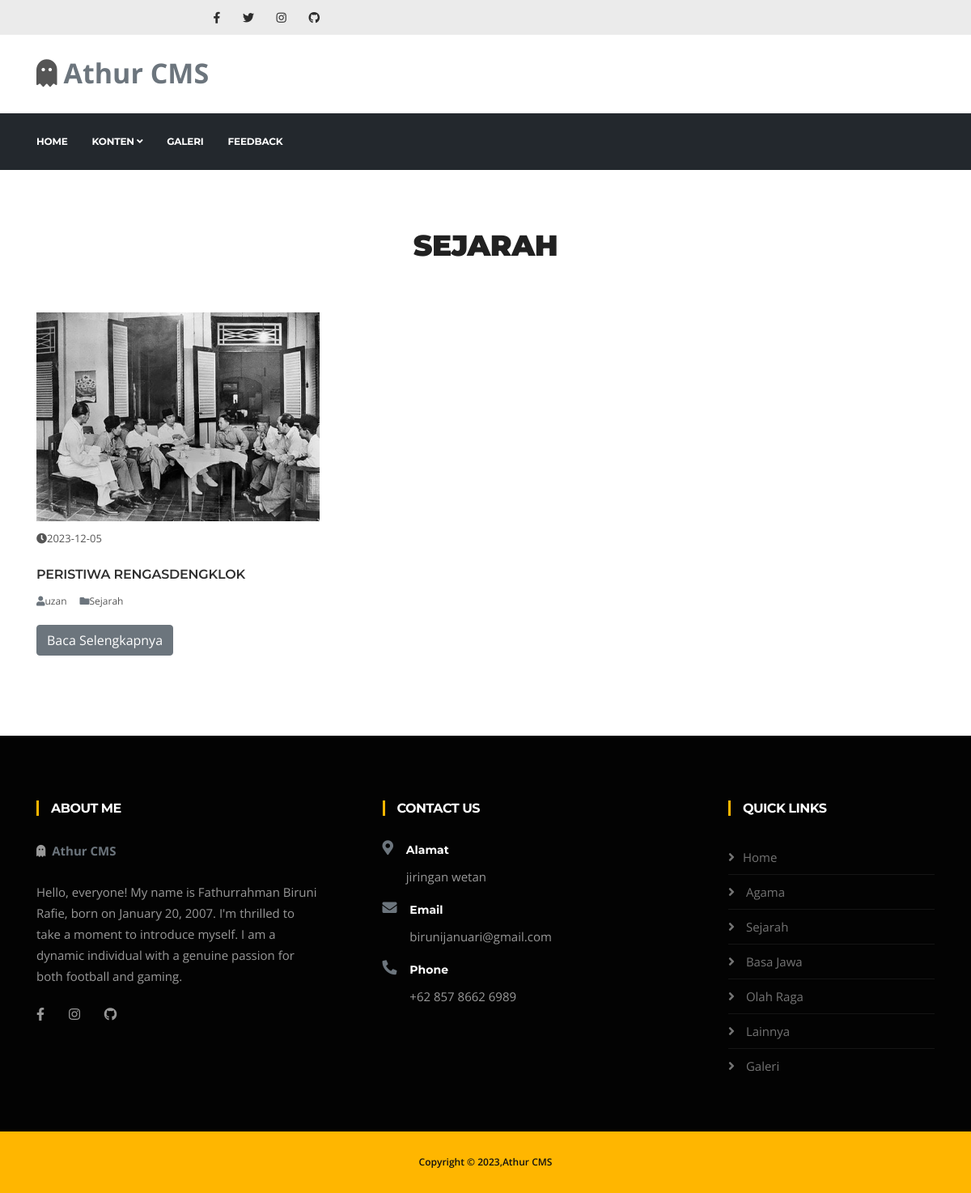
Page /home/kategori/4 on the committed database.
### tables this page shows
CREATE TABLE `konfigurasi` (
  `id_konfigurasi` int(11) NOT NULL,
  `judul_website` varchar(200) NOT NULL,
  `profil_website` text NOT NULL,
  `instagram` varchar(100) NOT NULL,
  `facebook` varchar(100) NOT NULL,
  `email` varchar(100) NOT NULL,
  `alamat` varchar(150) NOT NULL,
  `no_wa` varchar(30) NOT NULL
);

CREATE TABLE `konten` (
  `id_konten` int(11) NOT NULL,
  `judul` varchar(200) NOT NULL,
  `keterangan` text NOT NULL,
  `foto` varchar(50) NOT NULL,
  `slug` varchar(200) NOT NULL,
  `id_kategori` varchar(20) NOT NULL,
  `tanggal` date NOT NULL,
  `username` varchar(50) NOT NULL
);

CREATE TABLE `user` (
  `id_user` int(11) NOT NULL,
  `username` varchar(70) NOT NULL,
  `nama` varchar(50) NOT NULL,
  `password` varchar(32) NOT NULL,
  `level` varchar(50) NOT NULL
);

CREATE TABLE `kategori` (
  `id_kategori` int(11) NOT NULL,
  `nama_kategori` varchar(200) NOT NULL
);

### application/controllers/Home.php (called while the page is built, shortened)
<?php
class Home extends CI_Controller {
	public function kategori($id)
	{
		$this->db->from('konfigurasi');
		$konfig = $this->db->get()->row();
		$this->db->from('caraousel');
		$this->db->from('kategori');
		$kategori = $this->db->get()->result_array();
		$this->db->from('konten a');
        $this->db->join('kategori b','a.id_kategori=b.id_kategori','left');
        $this->db->join('user c','a.username=c.username','left');
		$this->db->where('a.id_kategori',$id);
		$konten = $this->db->get()->result_array();
		$this->db->from('kategori');
		$this->db->where('id_kategori',$id);
		$nama_kategori = $this->db->get()->row()->nama_kategori;
		$data = array(
			'judul' => $nama_kategori." | Rapi",
			'nama_kategori' => $nama_kategori,
			'konfig' => $konfig,
			'kategori' => $kategori,
			'konten' => $konten
		);
		$this->load->view('kategori',$data);
	}
}

### index.php (called while the page is built, shortened)
<?php
require_once BASEPATH.'core/CodeIgniter.php';

### application/views/kategori.php (the view, shortened to what this page needs)
<!DOCTYPE html>
<html lang="en">
<head>
	<link rel="stylesheet" href="<?=base_url('assets/front/')?>plugins/bootstrap/bootstrap.min.css">
	<link rel="stylesheet" href="<?=base_url('assets/front/')?>plugins/fontawesome/css/all.min.css">
	<link rel="stylesheet" href="<?=base_url('assets/front/')?>plugins/animate-css/animate.css">
	<link rel="stylesheet" href="<?=base_url('assets/front/')?>plugins/slick/slick.css">
	<link rel="stylesheet" href="<?=base_url('assets/front/')?>plugins/slick/slick-theme.css">
	<link rel="stylesheet" href="<?=base_url('assets/front/')?>plugins/colorbox/colorbox.css">
	<link rel="stylesheet" href="<?=base_url('assets/front/')?>css/style.css">
</head>
<body>
	<div class="body-inner">
		<div id="top-bar" class="top-bar">
			<div class="container">
				<div class="row">
					<div class="col-lg-4 col-md-4 top-social text-center text-md-right">
						<ul class="list-unstyled">
							<li>
								<a title="Facebook" href="https://facebbok.com/themefisher.com">
									<span class="social-icon"><i class="fab fa-facebook-f"></i></span>
								</a>
								<a title="Twitter" href="https://twitter.com/themefisher.com">
									<span class="social-icon"><i class="fab fa-twitter"></i></span>
								</a>
								<a title="Instagram" href="https://instagram.com/themefisher.com">
									<span class="social-icon"><i class="fab fa-instagram"></i></span>
								</a>
								<a title="Linkdin" href="https://github.com/themefisher.com">
									<span class="social-icon"><i class="fab fa-github"></i></span>
								</a>
							</li>
						</ul>
					</div>
				</div>
			</div>
		</div>
		<header id="header" class="header-one">
			<div class="bg-white">
				<div class="container">
					<div class="logo-area">
						<div class="row align-items-center">
							<div class="logo col-lg-3 text-center text-lg-left mb-3 mb-md-5 mb-lg-0">
								<i class='fa fa-ghost mr-2' style="font-size: 34px"></i><a class="text-secondary"
									style="font-size: 34px"
									href="<?=base_url();?>"><b><?= $konfig->judul_website;?></b></a>
							</div>
						</div>
					</div>
				</div>
			</div>
			<div class="site-navigation">
				<div class="container">
					<div class="row">
						<div class="col-lg-12">
							<nav class="navbar navbar-expand-lg navbar-dark p-0">
								<div id="navbar-collapse" class="collapse navbar-collapse">
									<ul class="nav navbar-nav mr-auto">
										<li class="nav-item">
											<a href="<?= base_url()?>" class="nav-link">Home</a>
										</li>
										<li class="nav-item dropdown">
											<a href="#" class="nav-link dropdown-toggle" data-toggle="dropdown">Konten
												<i class="fa fa-angle-down"></i></a>
										</li>
										<li class="nav-item">
                                            <a href="<?= base_url('home/galeri')?>" class="nav-link">Galeri</a>
                                        </li>
										<li class="nav-item">
											<a href="<?= base_url('home/feedback')?>" class="nav-link">Feedback</a>
										</li>
									</ul>
								</div>
							</nav>
						</div>
					</div>
				</div>
			</div>
		</header>
		<section id="news" class="news">
			<div class="container">
				<div class="row text-center">
					<div class="col-12">
						<h3 class="section-sub-title"><?=$nama_kategori;?></h3>
					</div>
				</div>
				<div class="row">
					<?php foreach ($konten as $bb){?>
					<div class="col-lg-4 col-md-6 mb-4">
						<div class="latest-post">
							<div class="latest-post-media">
								<a class="latest-post-img">
									<img loading="lazy" class="img-fluid"
										src="<?= base_url('assets/upload/konten/'.$bb['foto'])?>" style="height:30%;">
								</a>
								<div class="latest-post-meta mt-2">
									<span class="post-item-date">
										<i class="fa fa-clock"></i><?=$bb['tanggal']?>
									</span>
								</div>
							</div>
							<div class="post-body">
								<h4 class="post-title mb-2">
									<a class="d-inline-block"><?=$bb['judul']?></a>
								</h4>
								<div class="d-flex justify-content-left mb-3">
									<small class="mr-3"><i
											class="fa fa-user text-secondary"></i><?=$bb['nama']?></small>
									<small class="mr-3"><i
											class="fa fa-folder text-secondary"></i><?=$bb['nama_kategori']?></small>
								</div>
								<a href="<?= base_url('home/artikel/'.$bb['slug'])?>"
									class="btn btn-secondary ml-20">Baca Selengkapnya</a>
							</div>
						</div>
					</div>
					<?php } ?>
				</div>
			</div>
		</section>
		<footer id="footer" class="footer bg-overlay">
			<div class="footer-main">
				<div class="container">
					<div class="row justify-content-between">
						<div class="col-lg-4 col-md-6 footer-widget footer-about">
							<h3 class="widget-title">About me</h3>
							<div class="footer-logo">
								<i class='fa fa-ghost mr-2' style="font-size: 15px"></i><b class="text-secondary"
									style="font-size: 15px" href="<?=base_url();?>"><?= $konfig->judul_website;?></b>
							</div>
							<p><?=$konfig->profil_website?></p>
							<div class="footer-social">
								<ul>
									<li><a href="https://<?=$konfig->facebook?>" aria-label="Facebook"><i
												class="fab fa-facebook-f"></i></a></li>
									<li><a href="https://<?=$konfig->instagram?>" aria-label="Instagram"><i
												class="fab fa-instagram"></i></a></li>
									<li><a href="https://github.com/themefisher" aria-label="Github"><i
												class="fab fa-github"></i></a>
									</li>
								</ul>
							</div>
						</div>
						<div class="col-lg-4 col-md-6 footer-widget mt-5 mt-md-0">
							<h3 class="widget-title">Contact Us</h3>
							<div class="d-flex">
								<h4 class="fa fa-map-marker-alt text-secondary"></h4>
								<div class="pl-3">
									<h5 class="text-white">Alamat</h5>
									<p><?=$konfig->alamat?></p>
								</div>
							</div>
							<div class="d-flex">
								<h4 class="fa fa-envelope text-secondary"></h4>
								<div class="pl-3">
									<h5 class="text-white">Email</h5>
									<p><?=$konfig->email?></p>
								</div>
							</div>
							<div class="d-flex">
								<h4 class="fa fa-phone-alt text-secondary"></h4>
								<div class="pl-3">
									<h5 class="text-white">Phone</h5>
									<p><?=$konfig->no_wa?></p>
								</div>
							</div>
						</div>
						<div class="col-lg-3 col-md-6 mt-5 mt-lg-0 footer-widget">
							<h3 class="widget-title">Quick Links</h3>
							<ul class="list-arrow">
								<li><a href="<?=base_url();?>">Home</a></li>
								<?php foreach ($kategori as $kateg){?>
								<li>
									<a
										href="<?= base_url('home/kategori/'.$kateg['id_kategori'])?>"><?= $kateg['nama_kategori']?></a>
								</li>
								<?php }?>
								<li>
									<a href="<?= base_url('home/galeri')?>">Galeri</a>
								</li>
							</ul>
						</div>
					</div>
				</div>
			</div>
			<div class="copyright">
				<div class="container">
					<div class="row align-items-center">
						<div class="col-md-12">
							<div class="copyright-info text-center">
								<span>Copyright &copy; ,<?=$konfig->judul_website?>
								</span>
							</div>
						</div>
					</div>
				</div>
		</footer>
	</div>
</body>
</html>

### rows in the picture
konfigurasi: judul_website "Athur CMS", profil_website "Hello, everyone! My name is Fathurrahman Biruni Rafie, born on January 20, 2007. I'm thrilled to take a moment to introduce myself. I am a dynamic individual with a genuine passion for both football and gaming.", alamat "jiringan wetan", email "birunijanuari@gmail.com", no_wa "+62 857 8662 6989"
konten: foto (picture), tanggal "2023-12-05", judul "PERISTIWA RENGASDENGKLOK", user.nama "uzan", id_kategori.nama_kategori "Sejarah"
kategori: nama_kategori "Agama"
kategori: nama_kategori "Sejarah"
kategori: nama_kategori "Basa Jawa"
kategori: nama_kategori "Olah Raga"
kategori: nama_kategori "Lainnya"

### other values in the picture
$nama_kategori "SEJARAH"
